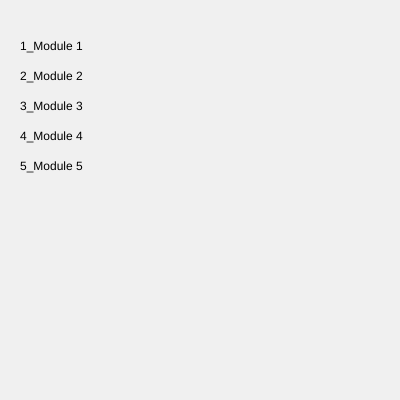
Frame 1 (no input)
Frame 60 (no input): identical to frame 1, image omitted
Frame 120 (the mouse pressed at the canvas centre since frame 60): identical to frame 1, image omitted

The p5.js sketch that drew this single still picture (run headless with seeded random() and noise() and a simulated clock; from frame 60 on, the mouse is pressed at the canvas centre):

// p5.js sketch
// ── sketch.js
//الكود قبل بناء ال مينيو
let seed = 6418;
let n = 8 + seed % 8;
let p = 3 + seed % 4;
let d = 4 + seed % 3;
let shapes = [];
let palette = [
  [237,49,19],[23,143,66],[143,0,0],[32,30,29],[23,54,12]
];
let module=0;



function setup() {
  createCanvas(400, 400);
 
}

function draw() {
  background(240);
text("1_Module 1", 20, 50);
text("2_Module 2", 20, 80);
text("3_Module 3", 20, 110);
text("4_Module 4", 20, 140);
text("5_Module 5", 20, 170);
}

function keyPressed(){
  if(key==='1'){
    module=1;
    console.log("not implemented yet");
  }
   if(key==='2'){
    module=2;
    console.log("not implemented yet");
  }
   if(key==='3'){
    module=3;
     console.log("not implemented yet");
  }
   if(key==='4'){
    module=4;
     console.log("not implemented yet");
  } 
  if(key==='5'){
    module=5;
    console.log("not implemented yet");
  }
  
}
